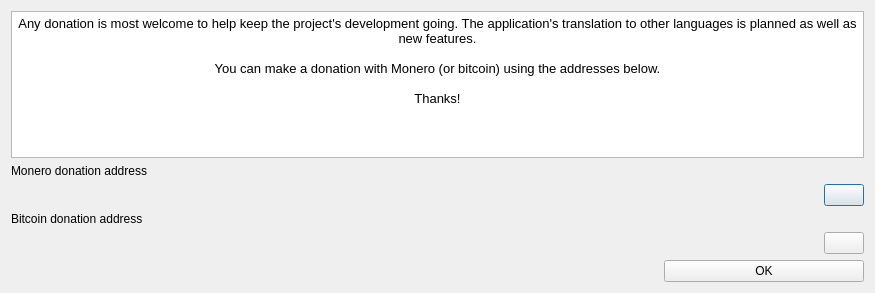
<?xml version="1.0" encoding="UTF-8"?>
<ui version="4.0">
 <class>DonateDialog</class>
 <widget class="QDialog" name="DonateDialog">
  <property name="geometry">
   <rect>
    <x>0</x>
    <y>0</y>
    <width>875</width>
    <height>293</height>
   </rect>
  </property>
  <property name="windowTitle">
   <string>Dialog</string>
  </property>
  <layout class="QVBoxLayout" name="verticalLayout_2">
   <item>
    <layout class="QVBoxLayout" name="verticalLayout">
     <item>
      <widget class="QTextBrowser" name="textBrowser">
       <property name="sizePolicy">
        <sizepolicy hsizetype="Expanding" vsizetype="Maximum">
         <horstretch>0</horstretch>
         <verstretch>0</verstretch>
        </sizepolicy>
       </property>
       <property name="maximumSize">
        <size>
         <width>16777215</width>
         <height>200</height>
        </size>
       </property>
       <property name="html">
        <string>&lt;!DOCTYPE HTML PUBLIC &quot;-//W3C//DTD HTML 4.0//EN&quot; &quot;http://www.w3.org/TR/REC-html40/strict.dtd&quot;&gt;
&lt;html&gt;&lt;head&gt;&lt;meta name=&quot;qrichtext&quot; content=&quot;1&quot; /&gt;&lt;style type=&quot;text/css&quot;&gt;
p, li { white-space: pre-wrap; }
&lt;/style&gt;&lt;/head&gt;&lt;body style=&quot; font-family:'Sans Serif'; font-size:9pt; font-weight:400; font-style:normal;&quot;&gt;
&lt;p align=&quot;center&quot; style=&quot; margin-top:0px; margin-bottom:0px; margin-left:0px; margin-right:0px; -qt-block-indent:0; text-indent:0px;&quot;&gt;&lt;span style=&quot; font-size:10pt;&quot;&gt;Any donation is most welcome to help keep the project's development going. The application's translation to other languages is planned as well as new features.&lt;/span&gt;&lt;/p&gt;
&lt;p align=&quot;center&quot; style=&quot;-qt-paragraph-type:empty; margin-top:0px; margin-bottom:0px; margin-left:0px; margin-right:0px; -qt-block-indent:0; text-indent:0px; font-size:10pt;&quot;&gt;&lt;br /&gt;&lt;/p&gt;
&lt;p align=&quot;center&quot; style=&quot; margin-top:0px; margin-bottom:0px; margin-left:0px; margin-right:0px; -qt-block-indent:0; text-indent:0px;&quot;&gt;&lt;span style=&quot; font-size:10pt;&quot;&gt;You can make a donation with Monero (or bitcoin) using the addresses below.&lt;/span&gt;&lt;/p&gt;
&lt;p align=&quot;center&quot; style=&quot;-qt-paragraph-type:empty; margin-top:0px; margin-bottom:0px; margin-left:0px; margin-right:0px; -qt-block-indent:0; text-indent:0px; font-size:10pt;&quot;&gt;&lt;br /&gt;&lt;/p&gt;
&lt;p align=&quot;center&quot; style=&quot; margin-top:0px; margin-bottom:0px; margin-left:0px; margin-right:0px; -qt-block-indent:0; text-indent:0px;&quot;&gt;&lt;span style=&quot; font-size:10pt;&quot;&gt;Thanks!&lt;/span&gt;&lt;/p&gt;&lt;/body&gt;&lt;/html&gt;</string>
       </property>
      </widget>
     </item>
     <item>
      <widget class="QLabel" name="label">
       <property name="text">
        <string>Monero donation address</string>
       </property>
      </widget>
     </item>
     <item>
      <layout class="QHBoxLayout" name="horizontalLayout">
       <item>
        <widget class="QLabel" name="moneroAddress">
         <property name="font">
          <font>
           <weight>75</weight>
           <bold>true</bold>
          </font>
         </property>
         <property name="text">
          <string/>
         </property>
         <property name="textFormat">
          <enum>Qt::RichText</enum>
         </property>
         <property name="wordWrap">
          <bool>false</bool>
         </property>
         <property name="textInteractionFlags">
          <set>Qt::LinksAccessibleByMouse|Qt::TextSelectableByMouse</set>
         </property>
        </widget>
       </item>
       <item>
        <spacer name="horizontalSpacer">
         <property name="orientation">
          <enum>Qt::Horizontal</enum>
         </property>
         <property name="sizeHint" stdset="0">
          <size>
           <width>40</width>
           <height>20</height>
          </size>
         </property>
        </spacer>
       </item>
       <item>
        <widget class="QPushButton" name="moneroClip">
         <property name="text">
          <string/>
         </property>
         <property name="icon">
          <iconset resource="galacteek.qrc">
           <normaloff>:/share/icons/clipboard.png</normaloff>:/share/icons/clipboard.png</iconset>
         </property>
        </widget>
       </item>
      </layout>
     </item>
    </layout>
   </item>
   <item>
    <widget class="QLabel" name="label_3">
     <property name="text">
      <string>Bitcoin donation address</string>
     </property>
    </widget>
   </item>
   <item>
    <layout class="QHBoxLayout" name="horizontalLayout_2">
     <item>
      <widget class="QLabel" name="bitcoinAddress">
       <property name="text">
        <string/>
       </property>
       <property name="textInteractionFlags">
        <set>Qt::LinksAccessibleByMouse|Qt::TextSelectableByMouse</set>
       </property>
      </widget>
     </item>
     <item>
      <spacer name="horizontalSpacer_2">
       <property name="orientation">
        <enum>Qt::Horizontal</enum>
       </property>
       <property name="sizeHint" stdset="0">
        <size>
         <width>40</width>
         <height>20</height>
        </size>
       </property>
      </spacer>
     </item>
     <item>
      <widget class="QPushButton" name="bitcoinClip">
       <property name="maximumSize">
        <size>
         <width>16777215</width>
         <height>16777215</height>
        </size>
       </property>
       <property name="text">
        <string/>
       </property>
       <property name="icon">
        <iconset resource="galacteek.qrc">
         <normaloff>:/share/icons/clipboard.png</normaloff>:/share/icons/clipboard.png</iconset>
       </property>
      </widget>
     </item>
    </layout>
   </item>
   <item alignment="Qt::AlignRight">
    <widget class="QPushButton" name="okButton">
     <property name="minimumSize">
      <size>
       <width>200</width>
       <height>0</height>
      </size>
     </property>
     <property name="text">
      <string>OK</string>
     </property>
    </widget>
   </item>
  </layout>
 </widget>
 <resources>
  <include location="galacteek.qrc"/>
 </resources>
 <connections/>
</ui>
